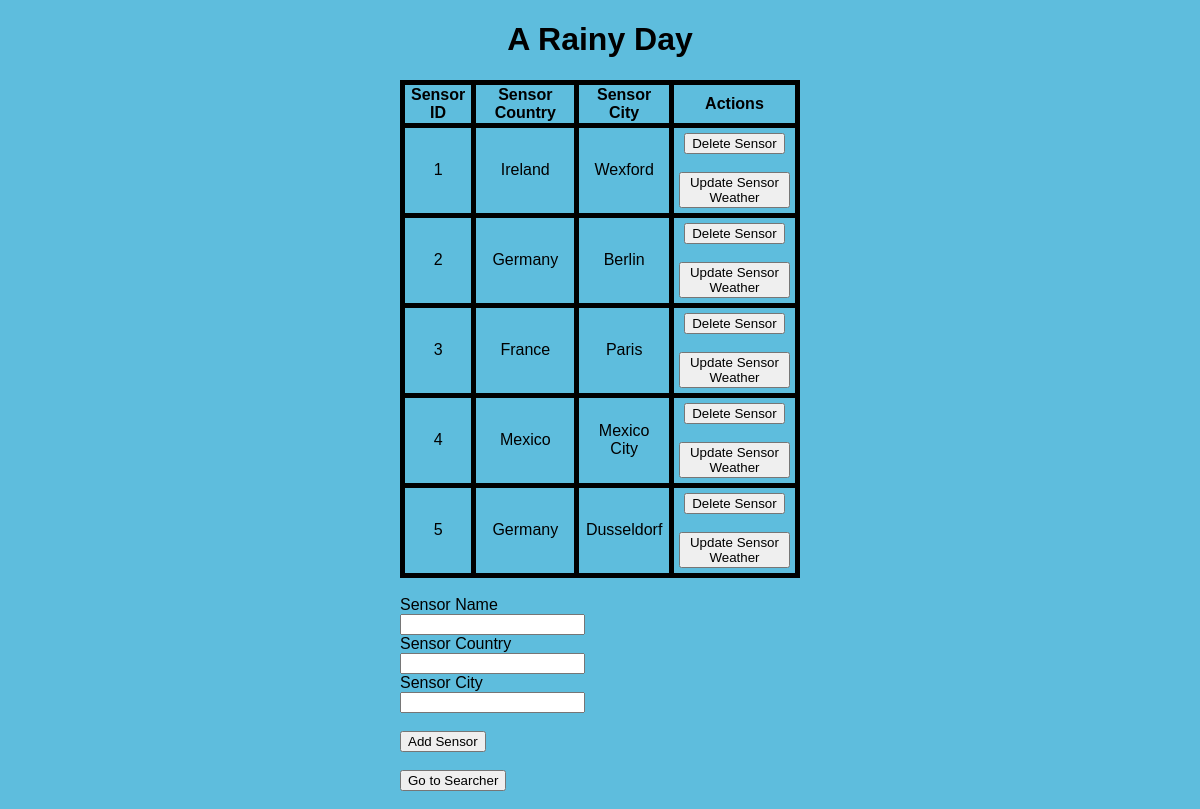
Before: / with the older database file.
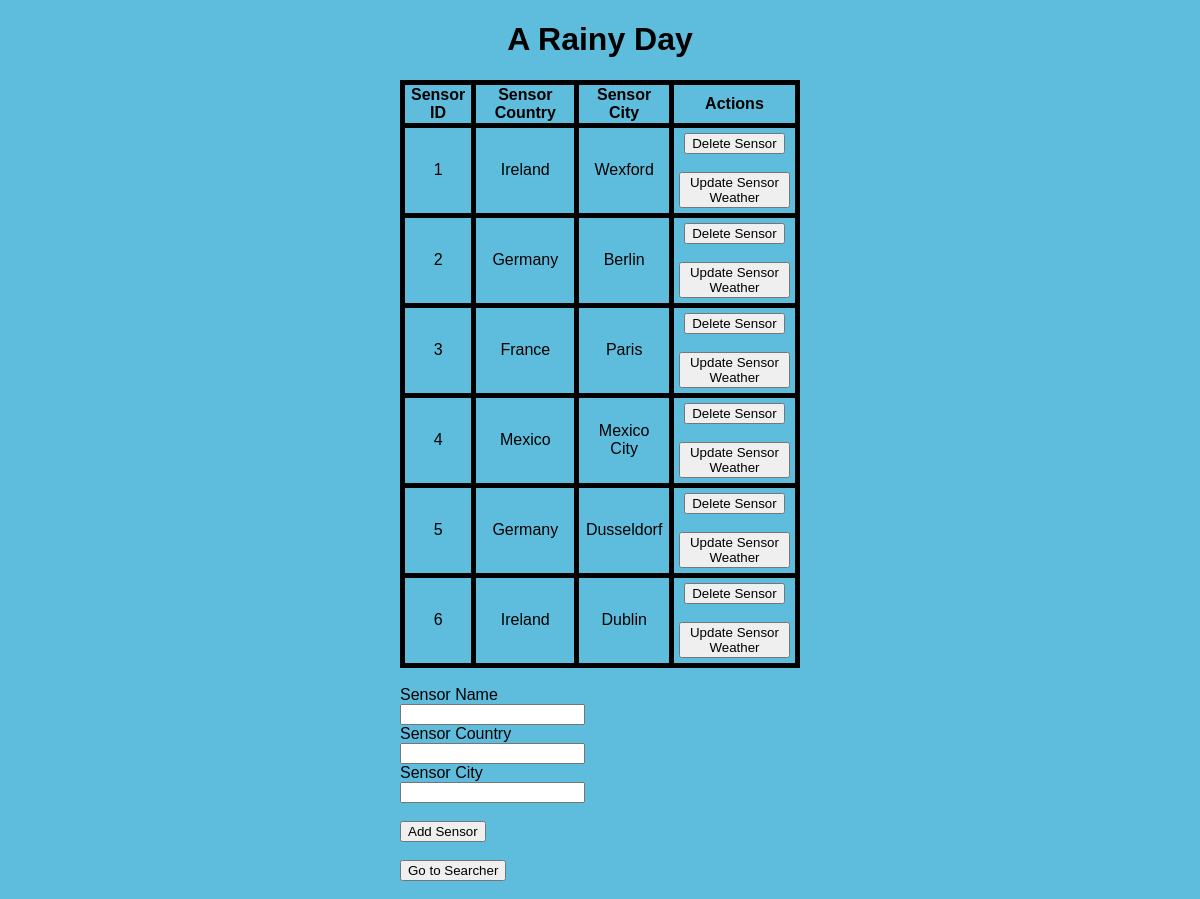
After: the same page with the newer database file.
### app.py (models this page shows, shortened)
class Sensor(db.Model):
    id = db.Column(db.Integer, primary_key=True)
    name = db.Column(db.String(40))
    country = db.Column(db.String(40))
    city = db.Column(db.String(40))
    weather = db.relationship(
        "WeatherUpdate", backref="sensor", lazy=True,
    )

### app.py (the view)
@app.route("/", methods=["POST", "GET"])
def index():
    if request.method == "POST":
        sensor_name = request.form["name"]
        sensor_country = request.form["country"]
        sensor_city = request.form["city"]
        new_sensor = Sensor(name = sensor_name, country=sensor_country, city=sensor_city)
        try:
            db.session.add(new_sensor)
            db.session.commit()
            return redirect("/")
        except:
            return "unexpected error"
    else:
            sensors = Sensor.query.order_by(Sensor.id).all()
            return render_template("index.html", sensors=sensors)

### templates/index.html (shortened to what this page needs)
{% extends 'base.html' %}
{% block body %}
<div class="content">
    <h1 style="text-align: center">A Rainy Day</h1>
    <table>
        <tr>
            <th>Sensor ID</th>
            <th>Sensor Country</th>
            <th>Sensor City</th>
            <th>Actions</th>
        </tr>
        {% for sensor in sensors %}
            <tr>
                <td>{{ sensor.id }}</td>
                <td>{{ sensor.country }}</td>
                <td>{{ sensor.city }}</td>
                <td>
                    <button onclick="location.href = '/delete/{{sensor.id}}';" id="myButton" class="float-left submit-button" >Delete Sensor</button>
                    <br>
                    <br>
                    <button onclick="location.href = '/update/{{sensor.id}}';" id="myButton" class="float-left submit-button" >Update Sensor Weather</button>
                </td>
            </tr>
        {% endfor %}
    </table>
<form action="/" method="POST">
    <br>
    <label for="name">Sensor Name</label><br>
    <input type="text" name="name" id="name"><br>
    <label for="country">Sensor Country</label><br>
    <input type="text" name="country" id="country"><br>
    <label for="city">Sensor City</label><br>
    <input type="text" name="city" id="city"><br>
<br>
    <input type="submit" value="Add Sensor">
    <br>
</form>
<br>
<form action="/search">
    <input type="submit" value="Go to Searcher" />
    <br>
    <br>
</form>
</div>
{% endblock %}

### templates/base.html (shortened to what this page needs)
<!DOCTYPE html>
<html lang="en">
<head>
    <link rel="stylesheet" href="{{ url_for('static', filename='css/main.css') }}">
</head>
<body>
    {% block body %}{% endblock %}
</body>
</html>

### static/css/main.css (style rules this page uses)
body, html { margin: 0; font-family: sans-serif; background-color: rgb(94, 189, 221); }
.content { margin: 0 auto; width: 400px; }
table, td, th { border: 5px solid rgb(0, 0, 0); }
table { border-collapse: collapse; width: 100%; }
th { height: 30px; }
td { text-align: center; padding: 5px; }

Changed rows visible on the page:
added Sensor: id "6", country "Ireland", city "Dublin"
